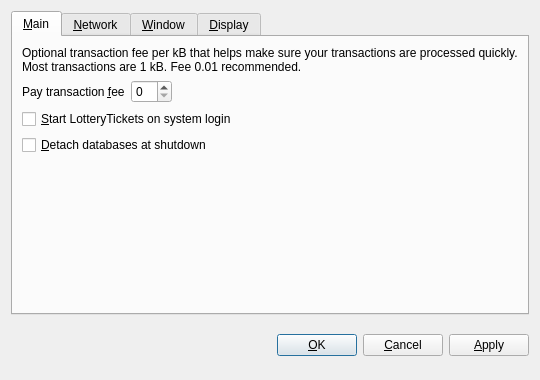
<?xml version="1.0" encoding="UTF-8"?>
<ui version="4.0">
 <class>OptionsDialog</class>
 <widget class="QDialog" name="OptionsDialog">
  <property name="geometry">
   <rect>
    <x>0</x>
    <y>0</y>
    <width>540</width>
    <height>380</height>
   </rect>
  </property>
  <property name="windowTitle">
   <string>Options</string>
  </property>
  <property name="modal">
   <bool>true</bool>
  </property>
  <layout class="QVBoxLayout" name="verticalLayout">
   <item>
    <widget class="QTabWidget" name="tabWidget">
     <property name="tabPosition">
      <enum>QTabWidget::North</enum>
     </property>
     <property name="currentIndex">
      <number>0</number>
     </property>
     <widget class="QWidget" name="tabMain">
      <attribute name="title">
       <string>&amp;Main</string>
      </attribute>
      <layout class="QVBoxLayout" name="verticalLayout_Main">
       <item>
        <widget class="QLabel" name="transactionFeeInfoLabel">
         <property name="text">
          <string>Optional transaction fee per kB that helps make sure your transactions are processed quickly. Most transactions are 1 kB. Fee 0.01 recommended.</string>
         </property>
         <property name="textFormat">
          <enum>Qt::PlainText</enum>
         </property>
         <property name="wordWrap">
          <bool>true</bool>
         </property>
        </widget>
       </item>
       <item>
        <layout class="QHBoxLayout" name="horizontalLayout_Main">
         <item>
          <widget class="QLabel" name="transactionFeeLabel">
           <property name="text">
            <string>Pay transaction &amp;fee</string>
           </property>
           <property name="textFormat">
            <enum>Qt::PlainText</enum>
           </property>
           <property name="buddy">
            <cstring>transactionFee</cstring>
           </property>
          </widget>
         </item>
         <item>
          <widget class="BitcoinAmountField" name="transactionFee"/>
         </item>
         <item>
          <spacer name="horizontalSpacer_Main">
           <property name="orientation">
            <enum>Qt::Horizontal</enum>
           </property>
           <property name="sizeHint" stdset="0">
            <size>
             <width>40</width>
             <height>20</height>
            </size>
           </property>
          </spacer>
         </item>
        </layout>
       </item>
       <item>
        <widget class="QCheckBox" name="bitcoinAtStartup">
         <property name="toolTip">
          <string>Automatically start LotteryTickets after logging in to the system.</string>
         </property>
         <property name="text">
          <string>&amp;Start LotteryTickets on system login</string>
         </property>
        </widget>
       </item>
       <item>
        <widget class="QCheckBox" name="detachDatabases">
         <property name="toolTip">
          <string>Detach block and address databases at shutdown. This means they can be moved to another data directory, but it slows down shutdown. The wallet is always detached.</string>
         </property>
         <property name="text">
          <string>&amp;Detach databases at shutdown</string>
         </property>
        </widget>
       </item>
       <item>
        <spacer name="verticalSpacer_Main">
         <property name="orientation">
          <enum>Qt::Vertical</enum>
         </property>
         <property name="sizeHint" stdset="0">
          <size>
           <width>20</width>
           <height>40</height>
          </size>
         </property>
        </spacer>
       </item>
      </layout>
     </widget>
     <widget class="QWidget" name="tabNetwork">
      <attribute name="title">
       <string>&amp;Network</string>
      </attribute>
      <layout class="QVBoxLayout" name="verticalLayout_Network">
       <item>
        <widget class="QCheckBox" name="mapPortUpnp">
         <property name="toolTip">
          <string>Automatically open the LotteryTickets client port on the router. This only works when your router supports UPnP and it is enabled.</string>
         </property>
         <property name="text">
          <string>Map port using &amp;UPnP</string>
         </property>
        </widget>
       </item>
       <item>
        <widget class="QCheckBox" name="connectSocks">
         <property name="toolTip">
          <string>Connect to the LotteryTickets network through a SOCKS proxy (e.g. when connecting through Tor).</string>
         </property>
         <property name="text">
          <string>&amp;Connect through SOCKS proxy:</string>
         </property>
        </widget>
       </item>
       <item>
        <layout class="QHBoxLayout" name="horizontalLayout_Network">
         <item>
          <widget class="QLabel" name="proxyIpLabel">
           <property name="text">
            <string>Proxy &amp;IP:</string>
           </property>
           <property name="textFormat">
            <enum>Qt::PlainText</enum>
           </property>
           <property name="buddy">
            <cstring>proxyIp</cstring>
           </property>
          </widget>
         </item>
         <item>
          <widget class="QValidatedLineEdit" name="proxyIp">
           <property name="maximumSize">
            <size>
             <width>140</width>
             <height>16777215</height>
            </size>
           </property>
           <property name="toolTip">
            <string>IP address of the proxy (e.g. 127.0.0.1)</string>
           </property>
          </widget>
         </item>
         <item>
          <widget class="QLabel" name="proxyPortLabel">
           <property name="text">
            <string>&amp;Port:</string>
           </property>
           <property name="textFormat">
            <enum>Qt::PlainText</enum>
           </property>
           <property name="buddy">
            <cstring>proxyPort</cstring>
           </property>
          </widget>
         </item>
         <item>
          <widget class="QLineEdit" name="proxyPort">
           <property name="maximumSize">
            <size>
             <width>55</width>
             <height>16777215</height>
            </size>
           </property>
           <property name="toolTip">
            <string>Port of the proxy (e.g. 9050)</string>
           </property>
          </widget>
         </item>
         <item>
          <widget class="QLabel" name="socksVersionLabel">
           <property name="text">
            <string>SOCKS &amp;Version:</string>
           </property>
           <property name="textFormat">
            <enum>Qt::PlainText</enum>
           </property>
           <property name="buddy">
            <cstring>socksVersion</cstring>
           </property>
          </widget>
         </item>
         <item>
          <widget class="QValueComboBox" name="socksVersion">
           <property name="toolTip">
            <string>SOCKS version of the proxy (e.g. 5)</string>
           </property>
          </widget>
         </item>
         <item>
          <spacer name="horizontalSpacer_Network">
           <property name="orientation">
            <enum>Qt::Horizontal</enum>
           </property>
           <property name="sizeHint" stdset="0">
            <size>
             <width>40</width>
             <height>20</height>
            </size>
           </property>
          </spacer>
         </item>
        </layout>
       </item>
       <item>
        <spacer name="verticalSpacer_Network">
         <property name="orientation">
          <enum>Qt::Vertical</enum>
         </property>
         <property name="sizeHint" stdset="0">
          <size>
           <width>20</width>
           <height>40</height>
          </size>
         </property>
        </spacer>
       </item>
      </layout>
     </widget>
     <widget class="QWidget" name="tabWindow">
      <attribute name="title">
       <string>&amp;Window</string>
      </attribute>
      <layout class="QVBoxLayout" name="verticalLayout_Window">
       <item>
        <widget class="QCheckBox" name="minimizeToTray">
         <property name="toolTip">
          <string>Show only a tray icon after minimizing the window.</string>
         </property>
         <property name="text">
          <string>&amp;Minimize to the tray instead of the taskbar</string>
         </property>
        </widget>
       </item>
       <item>
        <widget class="QCheckBox" name="minimizeOnClose">
         <property name="toolTip">
          <string>Minimize instead of exit the application when the window is closed. When this option is enabled, the application will be closed only after selecting Quit in the menu.</string>
         </property>
         <property name="text">
          <string>M&amp;inimize on close</string>
         </property>
        </widget>
       </item>
       <item>
        <spacer name="verticalSpacer_Window">
         <property name="orientation">
          <enum>Qt::Vertical</enum>
         </property>
         <property name="sizeHint" stdset="0">
          <size>
           <width>20</width>
           <height>40</height>
          </size>
         </property>
        </spacer>
       </item>
      </layout>
     </widget>
     <widget class="QWidget" name="tabDisplay">
      <attribute name="title">
       <string>&amp;Display</string>
      </attribute>
      <layout class="QVBoxLayout" name="verticalLayout_Display">
       <item>
        <layout class="QHBoxLayout" name="horizontalLayout_1_Display">
         <item>
          <widget class="QLabel" name="langLabel">
           <property name="text">
            <string>User Interface &amp;language:</string>
           </property>
           <property name="textFormat">
            <enum>Qt::PlainText</enum>
           </property>
           <property name="buddy">
            <cstring>lang</cstring>
           </property>
          </widget>
         </item>
         <item>
          <widget class="QValueComboBox" name="lang">
           <property name="toolTip">
            <string>The user interface language can be set here. This setting will take effect after restarting LotteryTickets.</string>
           </property>
          </widget>
         </item>
        </layout>
       </item>
       <item>
        <layout class="QHBoxLayout" name="horizontalLayout_2_Display">
         <item>
          <widget class="QLabel" name="unitLabel">
           <property name="text">
            <string>&amp;Unit to show amounts in:</string>
           </property>
           <property name="textFormat">
            <enum>Qt::PlainText</enum>
           </property>
           <property name="buddy">
            <cstring>unit</cstring>
           </property>
          </widget>
         </item>
         <item>
          <widget class="QValueComboBox" name="unit">
           <property name="toolTip">
            <string>Choose the default subdivision unit to show in the interface and when sending coins.</string>
           </property>
          </widget>
         </item>
        </layout>
       </item>
       <item>
        <widget class="QCheckBox" name="displayAddresses">
         <property name="toolTip">
          <string>Whether to show LotteryTickets addresses in the transaction list or not.</string>
         </property>
         <property name="text">
          <string>&amp;Display addresses in transaction list</string>
         </property>
        </widget>
       </item>
       <item>
        <spacer name="verticalSpacer_Display">
         <property name="orientation">
          <enum>Qt::Vertical</enum>
         </property>
         <property name="sizeHint" stdset="0">
          <size>
           <width>20</width>
           <height>40</height>
          </size>
         </property>
        </spacer>
       </item>
      </layout>
     </widget>
    </widget>
   </item>
   <item>
    <layout class="QHBoxLayout" name="horizontalLayout_Buttons">
     <item>
      <spacer name="horizontalSpacer_1">
       <property name="orientation">
        <enum>Qt::Horizontal</enum>
       </property>
       <property name="sizeHint" stdset="0">
        <size>
         <width>40</width>
         <height>48</height>
        </size>
       </property>
      </spacer>
     </item>
     <item>
      <widget class="QLabel" name="statusLabel">
       <property name="font">
        <font>
         <weight>75</weight>
         <bold>true</bold>
        </font>
       </property>
       <property name="text">
        <string/>
       </property>
       <property name="textFormat">
        <enum>Qt::PlainText</enum>
       </property>
       <property name="wordWrap">
        <bool>true</bool>
       </property>
      </widget>
     </item>
     <item>
      <spacer name="horizontalSpacer_2">
       <property name="orientation">
        <enum>Qt::Horizontal</enum>
       </property>
       <property name="sizeHint" stdset="0">
        <size>
         <width>40</width>
         <height>48</height>
        </size>
       </property>
      </spacer>
     </item>
     <item>
      <widget class="QPushButton" name="okButton">
       <property name="text">
        <string>&amp;OK</string>
       </property>
      </widget>
     </item>
     <item>
      <widget class="QPushButton" name="cancelButton">
       <property name="text">
        <string>&amp;Cancel</string>
       </property>
       <property name="autoDefault">
        <bool>false</bool>
       </property>
      </widget>
     </item>
     <item>
      <widget class="QPushButton" name="applyButton">
       <property name="text">
        <string>&amp;Apply</string>
       </property>
       <property name="autoDefault">
        <bool>false</bool>
       </property>
      </widget>
     </item>
    </layout>
   </item>
  </layout>
 </widget>
 <customwidgets>
  <customwidget>
   <class>BitcoinAmountField</class>
   <extends>QSpinBox</extends>
   <header>bitcoinamountfield.h</header>
  </customwidget>
  <customwidget>
   <class>QValueComboBox</class>
   <extends>QComboBox</extends>
   <header>qvaluecombobox.h</header>
  </customwidget>
  <customwidget>
   <class>QValidatedLineEdit</class>
   <extends>QLineEdit</extends>
   <header>qvalidatedlineedit.h</header>
  </customwidget>
 </customwidgets>
 <resources/>
 <connections/>
</ui>
